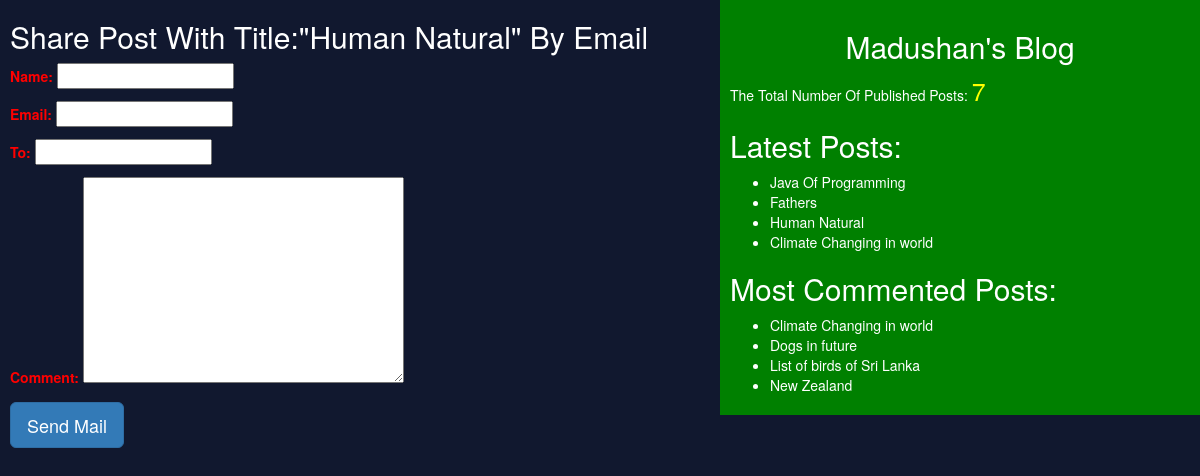
/share/10, run on the app's committed database.
### blog/models.py (models this page shows, shortened)
class Post(models.Model):
    STATUS_CHOICES = (('draft', 'Draft'), ('published', 'Published'))
    title = models.CharField(max_length=256)
    slug = models.SlugField(max_length=264, unique_for_date='publish')
    author = models.ForeignKey(User, related_name='blog_posts', on_delete=models.CASCADE)
    body = models.TextField()
    publish = models.DateTimeField(default=timezone.now)
    created = models.DateTimeField(auto_now_add=True)
    updated = models.DateTimeField(auto_now=True)
    status = models.CharField(max_length=10, choices=STATUS_CHOICES, default='draft')
    objects = CustomManager()
    tags = TaggableManager()
    class Meta:
        ordering = ('-publish',)
    def get_absolute_url(self):
        return reverse('post_detail', kwargs={'pk': self.id, 'year': self.publish.year, 'month': self.publish.strftime('%m'), 'day': self.publish.strftime('%d'), 'slug': self.slug })

### blog/views.py (the view)
# urls.py: path('share/<int:id>', views.mail_sent_view),
def mail_sent_view(request, id):
    post = get_object_or_404(Post, id=id, status='published')
    sent=False
    if request.method == 'POST':
        form = EmailSendForm(request.POST)
        if form.is_valid():
            cd = form.cleaned_data
            subject = '{}({}) recommends you to read "{}"'.format(cd['name'], cd['email'], post.title)
            post_url = request.build_absolute_uri(post.get_absolute_url())
            message = 'Read Post At:\n{}\n\n{}\'s Comment:\n{}'.format(post_url, cd['name'], cd['comment'])
            send_mail(subject, message, 'madushan@blog.com', [cd['to']])
            sent=True
    else:
        form = EmailSendForm()
    return render(request, 'blog/sharebymail.html', {'form': form, 'post': post, 'sent': sent})

### blog/forms.py
class EmailSendForm(forms.Form):
    name = forms.CharField()
    email = forms.EmailField()
    to = forms.EmailField()
    comment = forms.CharField(required=False, widget=forms.Textarea)

### blog/models.py (called while the page is built)
    def get_queryset(self):
        return super().get_queryset().filter(status='published')

### blog/templatetags/blog_tags.py (called while the page is built)
@register.simple_tag
def total_posts():
    return Post.objects.count()

@register.inclusion_tag('blog/latest_posts.html')
def show_latest_posts(count=4):
    latest_posts = Post.objects.order_by('-publish')[:count]
    return {'latest_posts': latest_posts}

@register.simple_tag
def get_most_commented_posts(count=4):
    return Post.objects.annotate(total_comments=Count('comments')).order_by('-total_comments')[:count]

### templates/blog/sharebymail.html (shortened to what this page needs)
<!DOCTYPE html>
{% extends "blog/base.html" %}
    {% block content %}
        {% if sent %}
            <h1>Email Successfully sent!!!</h1>
            <h2>Post With The Title: {{post.title}} Information Shared By Email</h2>
        {% else %}
            <h2>Share Post With Title:"{{post.title}}" By Email</h2>
            <form method="POST">
                {{form.as_p}}
                <input type="submit" class="btn btn-primary btn-lg" value="Send Mail">
            </form>
        {% endif %}
    {% endblock %}

### templates/blog/base.html (shortened to what this page needs)
<!DOCTYPE html>
{% load staticfiles %}
{% load blog_tags %}
<html lang="en">
<head>
    <link rel="stylesheet" href="https://maxcdn.bootstrapcdn.com/bootstrap/3.3.7/css/bootstrap.min.css">
    <link rel="stylesheet" href="{% static "css/demo.css" %}">
</head>
<body>
    <div class="content">
        {% block content %}{% endblock %}
    </div>
    <div class="sidebar">
        <h2 align="center">Madushan's Blog</h2>
        <p>The Total Number Of Published Posts: <span id="post_count">{% total_posts %}</span></p>
        <h2>Latest Posts:</h2>
        {% show_latest_posts %}
        <h2>Most Commented Posts:</h2>
        {% get_most_commented_posts as most_commented_posts %}
        <ul>
            {% for post in most_commented_posts %}
                <li><a href="{{post.get_absolute_url}}">{{post.title}}</a></li>
            {% endfor %}
        </ul>
    </div>
</body>
</html>

### templates/blog/latest_posts.html
<ul>
    {% for post in latest_posts %}
        <li><a href="{{post.get_absolute_url}}">{{post.title}}</a></li>
    {% endfor %}
</ul>

### static/css/demo.css (style rules this page uses)
.content { width: 60%; float: left; padding-left: 10px; }
.sidebar { width: 40%; float: right; padding: 10px; background: green; }
body { color: white; background: #11182F; }
form { color: #FF0000; }
#post_count { color: yellow; font-size: 25px; }
li a { color: white; }

### data on the page
Post: title "Human Natural"
Post: title "Java Of Programming"
Post: title "Fathers"
Post: title "Climate Changing in world"
Post: title "Dogs in future"
Post: title "List of birds of Sri Lanka"
Post: title "New Zealand"
